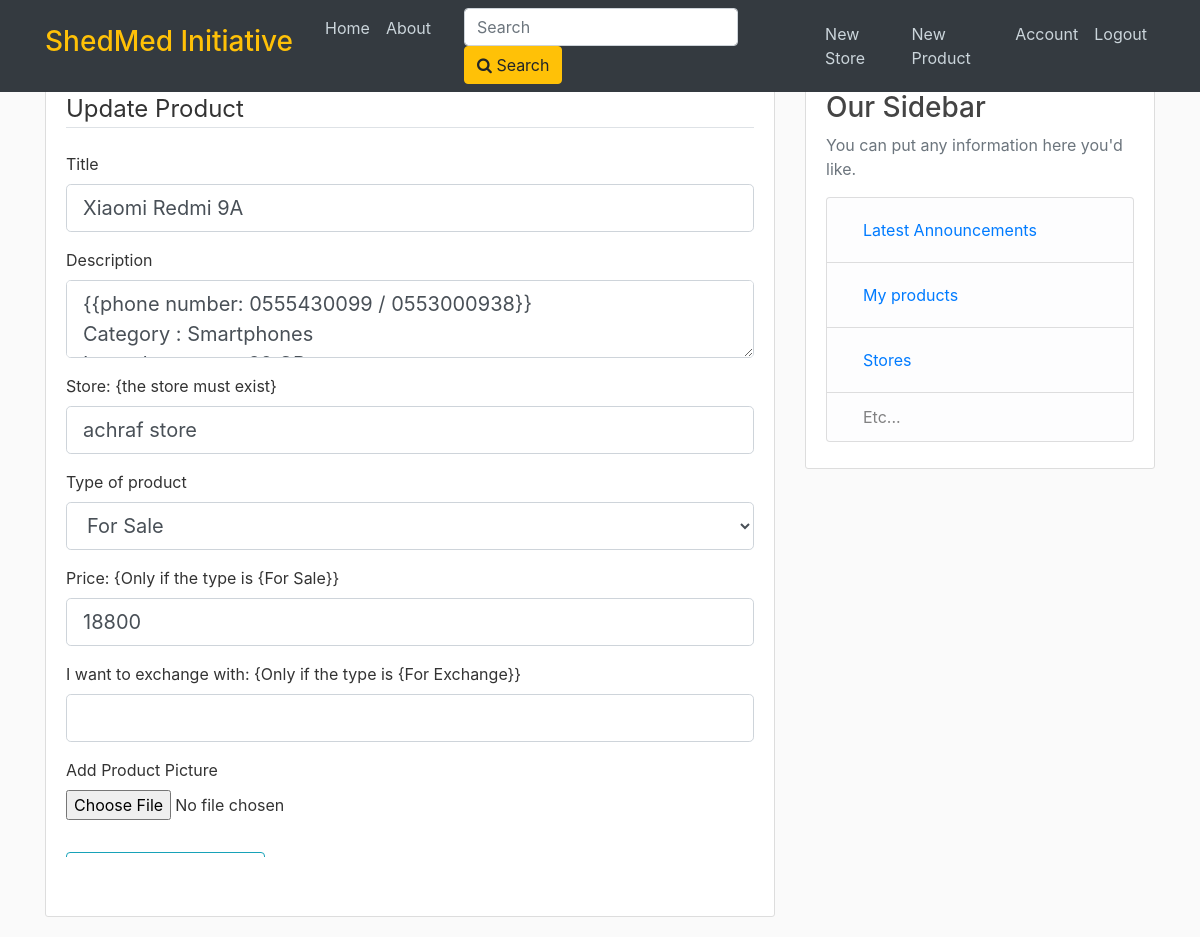
Before: /product/6/update (signed in) with the older database file.
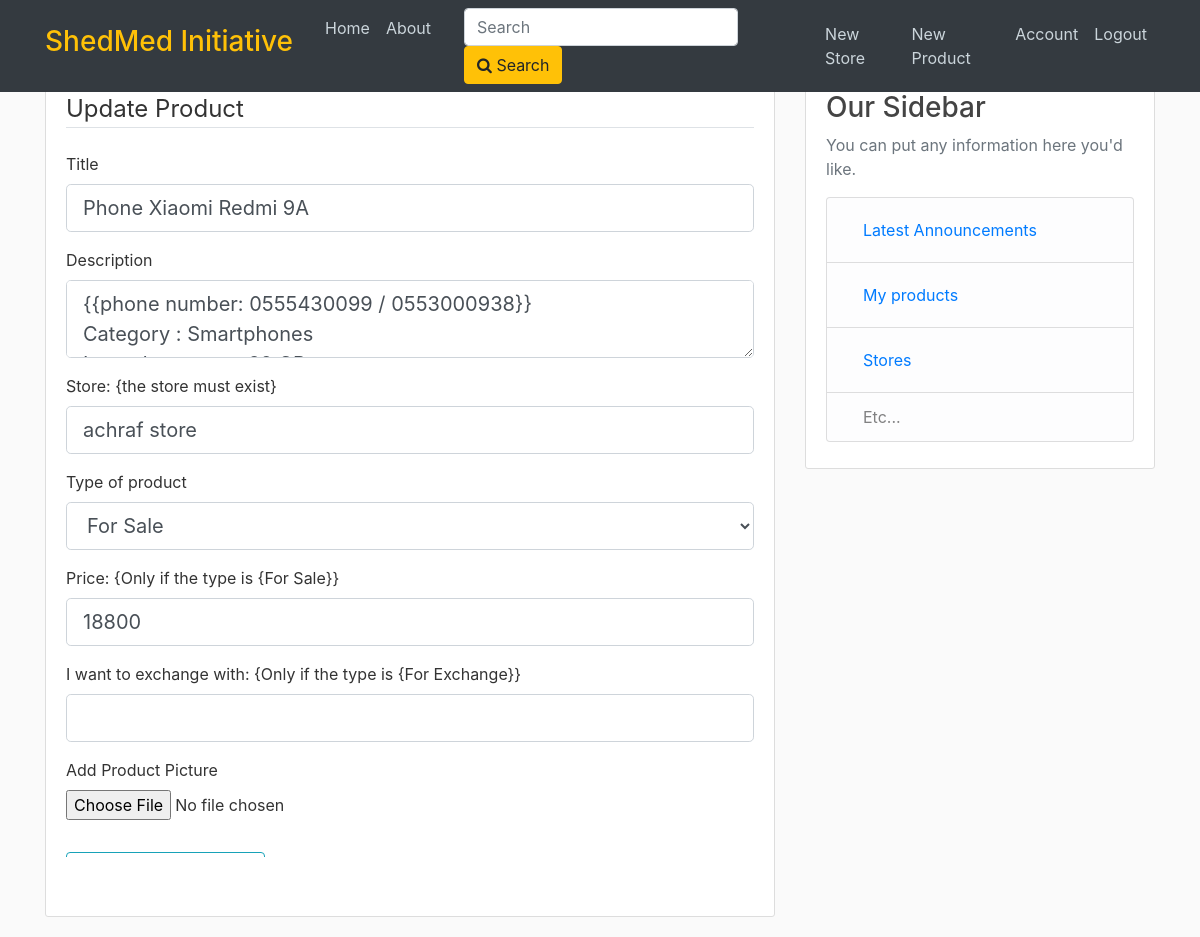
After: the same page with the newer database file.
### flaskblog/models.py (models this page shows, shortened)
class Product(db.Model):
    id = db.Column(db.Integer, primary_key=True)
    title = db.Column(db.String(100), nullable=False)
    date_posted = db.Column(db.DateTime, nullable=False, default=datetime.utcnow)
    content = db.Column(db.Text, nullable=False)
    user_id = db.Column(db.Integer, db.ForeignKey('user.id'), nullable=False)
    store_id = db.Column(db.Integer, db.ForeignKey('store.id'), nullable=True)
    image_product = db.Column(db.String(20), nullable=False, default='defaultProduct.jpg')
    type = db.Column(db.String, nullable=False)
    price = db.Column(db.Integer, nullable=True)  # we should give a price when we choose a product for sale
    exchangeList = db.Column(db.String,
                             nullable=True)  # we should give a list of exchange when we choose a product for exchange.

### flaskblog/routes.py (the view)
@app.route("/product/<int:product_id>/update", methods=['GET', 'POST'])
@login_required
def update_product(product_id):
    product = Product.query.get_or_404(product_id)
    if product.owner != current_user:
        abort(403)
    form = ProductForm()
    if form.validate_on_submit():
        if form.picture.data:
            picture_file = save_product_picture(form.picture.data)
            product.image_product = picture_file
        product.title = form.title.data
        product.content = form.content.data
        product.store = Store.query.filter_by(name=form.store.data).first()
        product.type = form.type.data
        product.price = form.price.data
        product.exchangeList = form.exchangeList.data
        db.session.commit()
        flash('Your product announcement has been updated!', 'success')
        return redirect(url_for('product', product_id=product.id))
    elif request.method == 'GET':
        form.title.data = product.title
        form.content.data = product.content
        form.type.data = product.type
        form.store.data = product.store.name
        form.price.data = product.price
        form.exchangeList.data = product.exchangeList
        form.picture.data = product.image_product
    return render_template('create_product.html', title='Update Product', form=form, legend='Update Product')

### flaskblog/forms.py
class ProductForm(FlaskForm):
    title = StringField('Title', validators=[DataRequired()])
    content = TextAreaField('Description', validators=[DataRequired()])
    store = StringField('Store: {the store must exist}', validators=[DataRequired()])
    type = SelectField('Type of product', choices=[('for free', 'For FREE'), ('for sale', 'For Sale'), ('for exchange', 'For Exchange')], validators=[DataRequired()])
    price = StringField('Price: {Only if the type is {For Sale}}')
    exchangeList = StringField('I want to exchange with: {Only if the type is {For Exchange}}')
    picture = FileField('Add Product Picture', validators=[FileAllowed(['jpg', 'png'])])
    submit = SubmitField('Publish announcement')

### flaskblog/models.py (called while the page is built)
@login_manager.user_loader
def load_user(user_id):
    return User.query.get(int(user_id))

### flaskblog/templates/create_product.html (shortened to what the changed rows need)
{% extends "layout.html" %}
{% block content %}
<div class="content-section">
    <form method="POST" action="" enctype="multipart/form-data">
        <fieldset class="form-group" >
            <div class="form-group">
                {{ form.title.label(class="form-control-label") }}
                {% if form.title.errors %}
                    {{ form.title(class="form-control form-control-lg is-invalid") }}
                    <div class="invalid-feedback">
                        {% for error in form.title.errors %}
                            <span>{{ error }}</span>
                        {% endfor %}
                    </div>
                {% else %}
                    {{ form.title(class="form-control form-control-lg") }}
                {% endif %}
            </div>
            <div class="form-group">
                {{ form.content.label(class="form-control-label") }}
                {% if form.content.errors %}
                    {{ form.content(class="form-control form-control-lg is-invalid") }}
                    <div class="invalid-feedback">
                        {% for error in form.content.errors %}
                            <span>{{ error }}</span>
                        {% endfor %}
                    </div>
                {% else %}
                    {{ form.content(class="form-control form-control-lg") }}
                {% endif %}
            </div>
            <div class="form-group">
                {{ form.store.label(class="form-control-label") }}
                {% if form.store.errors %}
                    {{ form.storet(class="form-control form-control-lg is-invalid") }}
                    <div class="invalid-feedback">
                        {% for error in form.store.errors %}
                            <span>{{ error }}</span>
                        {% endfor %}
                    </div>
                {% else %}
                    {{ form.store(class="form-control form-control-lg") }}
                {% endif %}
            </div>
            <div class="form-group">
                {{ form.type.label(class="form-control-label") }}
                {% if form.type.errors %}
                    {{ form.type(class="form-control form-control-lg is-invalid") }}
                    <div class="invalid-feedback">
                        {% for error in form.type.errors %}
                            <span>{{ error }}</span>
                        {% endfor %}
                    </div>
                {% else %}
                    {{ form.type(class="form-control form-control-lg") }}
                {% endif %}
            </div>
            <div class="form-group">
                {{ form.price.label(class="form-control-label") }}
                {% if form.price.errors %}
                    {{ form.price(class="form-control form-control-lg is-invalid") }}
                    <div class="invalid-feedback">
                        {% for error in form.price.errors %}
                            <span>{{ error }}</span>
                        {% endfor %}
                    </div>
                {% else %}
                    {{ form.price(class="form-control form-control-lg") }}
                {% endif %}
            </div>
            <div class="form-group">
                {{ form.exchangeList.label(class="form-control-label") }}
                {% if form.exchangeList.errors %}
                    {{ form.exchangeList(class="form-control form-control-lg is-invalid") }}
                    <div class="invalid-feedback">
                        {% for error in form.exchangeList.errors %}
                            <span>{{ error }}</span>
                        {% endfor %}
                    </div>
                {% else %}
                    {{ form.exchangeList(class="form-control form-control-lg") }}
                {% endif %}
            </div>
        </fieldset>
    </form>
</div>
{% endblock content %}

Changed rows visible on the page:
changed Product "achraf store": title "Xiaomi Redmi 9A" → "Phone Xiaomi Redmi 9A"
